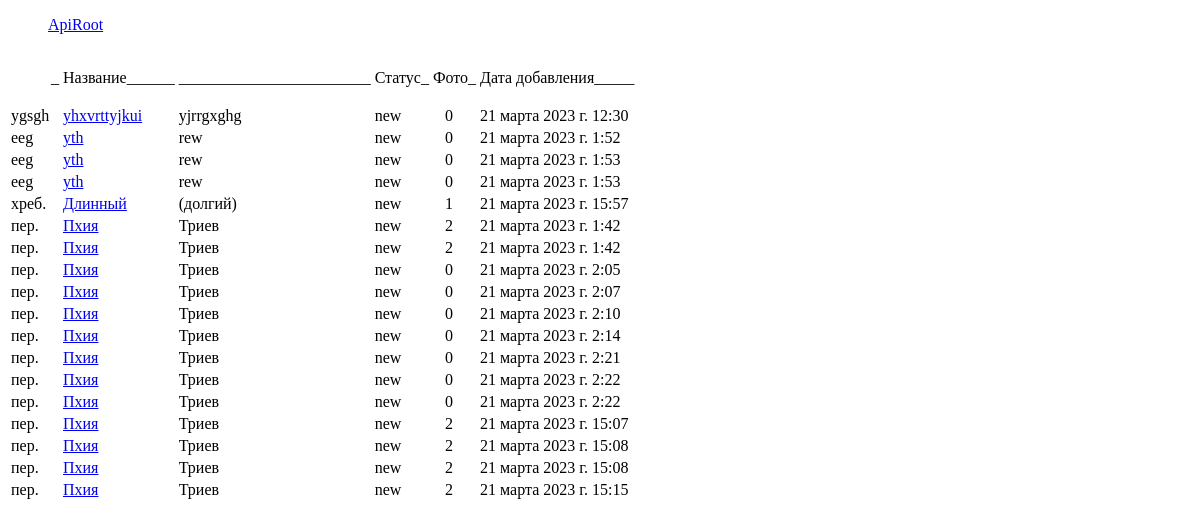
Before: /pereval/ with the older database file.
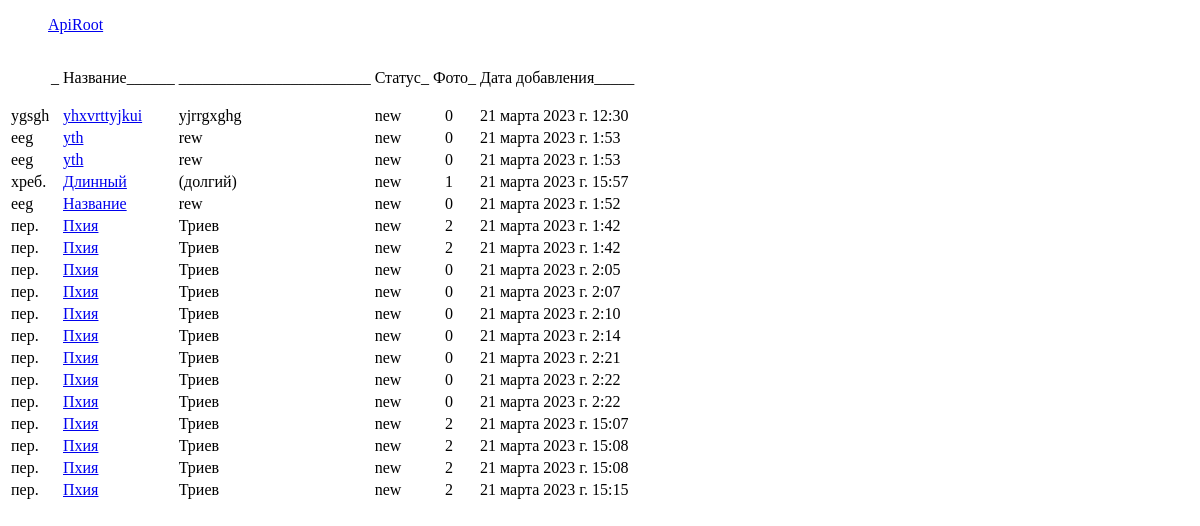
After: the same page with the newer database file.
### pereval/models.py (models this page shows)
class Added(models.Model):
    STATUS = [('new', 'new'), ('pending', 'pending'), ('accepted', 'accepted'), ('rejected', 'rejected')]
    beauty_title = models.CharField(max_length=128, )
    title = models.CharField(max_length=128, )
    other_titles = models.CharField(max_length=128, )
    connect = models.CharField(max_length=128, blank=True)
    add_time = models.DateTimeField()
    send_time = models.DateTimeField(auto_now_add=True)
    status = models.CharField(max_length=16, choices=STATUS, default='new',)
    coords = models.OneToOneField(Coords, blank=True, on_delete=models.SET_NULL, null=True)
    level = models.OneToOneField(Level, blank=True, on_delete=models.SET_NULL, null=True)
    user = models.ForeignKey(User, on_delete=models.CASCADE)

### pereval/views.py (the view)
# urls.py: path('', PerevalList.as_view(template_name='perevals.html'), name='perevals'),
class PerevalList(ListView):
    model = Added
    ordering = 'title'
    context_object_name = 'perevals'
    extra_context = {'title': 'Перевалы'}

### templates/perevals.html (shortened to what this page needs)
<!DOCTYPE html>
<html lang="en">
<head>
</head>
<body>
    <ul><a href="../api/v1/">ApiRoot</a></ul>
        {% if perevals %}
            <table>
                    <tr>
                        <td><ul>_</ul></td>
                        <td>Название______</td>
                        <td>________________________</td>
                        <td>Статус_</td>
                        <td>Фото_</td>
                        <td>Дата добавления_____</td>
                    </tr>
                {% for pereval in perevals %}
                    <tr>
                        <td>{{ pereval.beauty_title }}</td>
                        <td><a href="{% url 'pereval' pk=pereval.pk %}">{{ pereval.title }}</a></td>
                        <td>{{ pereval.other_titles }}</td>
                        <td>{{ pereval.status }}</td>
                        <td>&nbsp &nbsp{{ pereval.images.count }}</td>
                        <td>{{ pereval.send_time }} </td>
                    </tr>
                {% endfor %}
            </table>
        {% else %}
            <center>
               <h2>Данных нет!</h2>
            </center>
        {% endif %}
    </body>
</html>

Changed rows visible on the page:
changed Added: title "yth" → "Название"; moves down the list
